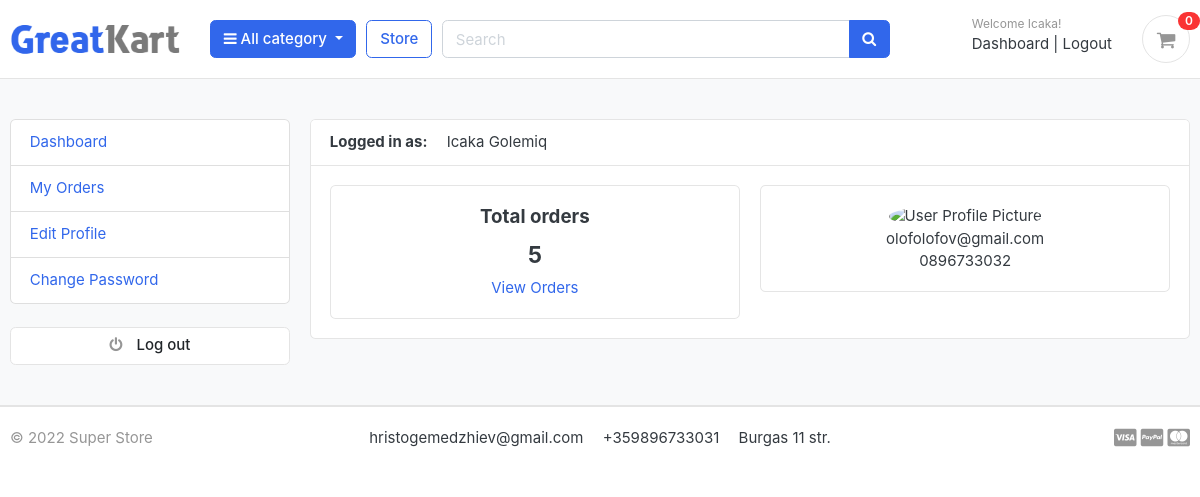
Page /accounts/dashboard/ (signed in) on the committed database.
### accounts/models.py (models this page shows, shortened)
class Account(AbstractBaseUser):
    first_name      = models.CharField(max_length=50)
    last_name       = models.CharField(max_length=50)
    username        = models.CharField(max_length=50, unique=True)
    email           = models.EmailField(max_length=100, unique=True)
    phone_number    = models.CharField(max_length=50)
    date_joined     = models.DateTimeField(auto_now_add=True)
    last_login      = models.DateTimeField(auto_now_add=True)
    is_admin        = models.BooleanField(default=False)
    is_staff        = models.BooleanField(default=False)
    is_active       = models.BooleanField(default=False)
    is_superadmin   = models.BooleanField(default=False)
    USERNAME_FIELD = 'email'
    REQUIRED_FIELDS = ['username', 'first_name', 'last_name']
    objects = MyAccountManager()
    def full_name(self):
        return f'{self.first_name} {self.last_name}'

### accounts/views.py (the view)
# urls.py: path('dashboard/', views.dashboard, name='dashboard'),
@login_required(login_url='accounts:login')
def dashboard(request):
    orders = Order.objects.order_by('-created_at').filter(user_id=request.user.id, is_ordered=True)
    orders_count = orders.count()
    context = {
        'orders_count': orders_count
    }
    return render(request, 'accounts/dashboard.html', context)

### carts/context_processors.py (called while the page is built)
def counter(request):
    cart_count = 0
    if 'admin' in request.path:
        return {}
    else:
        try:
            cart = Cart.objects.filter(cart_id=_cart_id(request))
            if request.user.is_authenticated:
                cart_items = Cart_item.objects.filter(user=request.user)
            else:
                cart_items = Cart_item.objects.filter(cart=cart[:1])
            for cart_item in cart_items:
                cart_count += cart_item.quantity
        except Cart.DoesNotExist:
            cart_count = 0
    return dict(cart_count=cart_count)

### carts/views.py (called while the page is built)
def _cart_id(request):
    cart_session = request.session.session_key
    if not cart_session:
        cart_session = request.session.create()
    return cart_session

### category/context_processors.py (called while the page is built)
def menu_links(request):
    links = Category.objects.all()
    return dict(links=links)

### templates/accounts/dashboard.html (shortened to what this page needs)
{% extends 'base.html' %}
{% load static %}
{% block content %}
<section class="section-conten padding-y bg">
<div class="container">
	<div class="row">
    {% include 'includes/dashboard_sidebar.html' %}
	<main class="col-md-9">
		<article class="card">
		<header class="card-header">
			<strong class="d-inline-block mr-3">Logged in as:</strong>
			<span>{{ user.full_name }}</span>
		</header>
		<div class="card-body">
			<div class="row">
                <div class="col-md-6">
                    <div class="card" style="text-align: center">
                        <div class="card-body">
                            <h5 class="card-title">Total orders</h5>
                            <h4>{{ orders_count }}</h4>
                            <a href="">View Orders</a>
                        </div>
                    </div>
                </div>
                <div class="col-md-6">
                    <div class="card" style="text-align: center">
                        <div class="card-body">
                            <img src="https://www.w3schools.com/howto/img_avatar.png" alt="User Profile Picture" width="50" height="50" style="border-radius: 50%" class="avatar">
                            <p class="mb-0">{{ user.email }}</p>
                            <p>{{ user.phone_number }}</p>
                        </div>
                    </div>
                </div>
			</div>
		</div>
		</article>
	</main>
</div>
</div>
</section>
{% endblock %}

### templates/includes/navbar.html (shortened to what this page needs)
{% load static %}
<header class="section-header">
<section class="header-main border-bottom">
	<div class="container">
<div class="row align-items-center">
	<div class="col-lg-2 col-md-3 col-6">
		<a href="/" class="brand-wrap">
			<img class="logo" src="{% static '/images/logo.png' %}">
		</a>
	</div>
	<div class="col-lg col-sm col-md col-6 flex-grow-0">
		<div class="category-wrap dropdown d-inline-block float-right">
			<button type="button" class="btn btn-primary dropdown-toggle" data-toggle="dropdown">
				<i class="fa fa-bars"></i> All category
			</button>
		</div>
	</div>
	<a href="{% url 'store:store' %}" class="btn btn-outline-primary">Store</a>
	<div class="col-lg  col-md-6 col-sm-12 col">
		<form action="{% url 'store:search' %}" class="search" method="GET">
			<div class="input-group w-100">
			    <input name="keyword" type="text" class="form-control" style="width:60%;" placeholder="Search">
			    <div class="input-group-append">
			      <button class="btn btn-primary" type="submit">
			        <i class="fa fa-search"></i>
			      </button>
			    </div>
		    </div>
		</form>
	</div>
	<div class="col-lg-3 col-sm-6 col-8 order-2 order-lg-3">
				<div class="d-flex justify-content-end mb-3 mb-lg-0">
                    {% if user.id is None %}
                        <div class="widget-header">
                            <small class="title text-muted">Welcome guest!</small>
                            <div>
                                <a href="{% url 'accounts:login' %}">Sign in</a> <span class="dark-transp"> | </span>
                                <a href="{% url 'accounts:register' %}"> Register</a>
                            </div>
                        </div>
                    {% else %}
                        <div class="widget-header">
                            <small class="title text-muted">Welcome {{ user.first_name }}!</small>
                            <div>
                                <a href="{% url 'accounts:dashboard' %}">Dashboard</a> <span class="dark-transp"> | </span>
                                <a href="{% url 'accounts:logout' %}"> Logout</a>
                            </div>
                        </div>
                    {% endif %}
					<a href="{% url 'carts:cart' %}" class="widget-header pl-3 ml-3">
						<div class="icon icon-sm rounded-circle border"><i class="fa fa-shopping-cart"></i></div>
						<span class="badge badge-pill badge-danger notify">{{ cart_count }}</span>
					</a>
				</div>
			</div>
</div>
	</div>
</section>
</header>

### GreatKart/static/css/ui.css (style rules this page uses)
html { font-family: "Inter", sans-serif; font-size: 15px; }
.icon-xs, .icon-sm, .icon-md, .icon-lg { display: inline-block; text-align: center; flex-shrink: 0; flex-grow: 0; }
.icon-sm { width: 48px; height: 48px; line-height: 48px !important; font-size: 20px; }
.padding-y { padding-top: 40px; padding-bottom: 40px; }
article:after, .form-group:after { display: block; clear: both; content: ""; }
.bg { background-color: #f8f9fa; }
p:last-child { margin-bottom: 0; }
.header-main { position: relative; padding-top: 1rem; padding-bottom: 1rem; }
.brand-wrap .logo, .navbar-brand .logo { margin-right: 7px; max-height: 42px; display: inline-block; }
.widget-header { display: inline-block; vertical-align: middle; position: relative; }
.widget-header a { color: #343a40; }
.widget-header i { color: #969696; }
.widget-header .title { display: block; }
.widget-header .notify { position: absolute; top: -3px; right: -10px; }
.notify { position: absolute; top: -4px; right: -10px; display: inline-block; padding: 0.25em 0.6em; font-size: 12px; line-height: 1; text-align: center; border-radius: 3rem; color: #fff; background-color: #fa3434; }

### rows in the picture
Account: first_name "Icaka", full_name "Icaka Golemiq", email "olofolofov@gmail.com", phone_number "0896733032"

### other values in the picture
{{ cart_count }} "0"
{{ orders_count }} "5"
